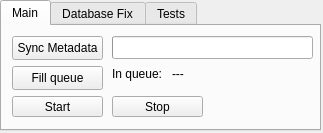
<?xml version="1.0" encoding="UTF-8"?>
<ui version="4.0">
 <class>MainWindow</class>
 <widget class="QMainWindow" name="MainWindow">
  <property name="geometry">
   <rect>
    <x>0</x>
    <y>0</y>
    <width>323</width>
    <height>133</height>
   </rect>
  </property>
  <property name="sizePolicy">
   <sizepolicy hsizetype="Fixed" vsizetype="Fixed">
    <horstretch>0</horstretch>
    <verstretch>0</verstretch>
   </sizepolicy>
  </property>
  <property name="minimumSize">
   <size>
    <width>323</width>
    <height>133</height>
   </size>
  </property>
  <property name="maximumSize">
   <size>
    <width>323</width>
    <height>133</height>
   </size>
  </property>
  <property name="windowTitle">
   <string>TelegramBot</string>
  </property>
  <widget class="QWidget" name="centralwidget">
   <widget class="QTabWidget" name="tabWidget">
    <property name="geometry">
     <rect>
      <x>0</x>
      <y>0</y>
      <width>321</width>
      <height>131</height>
     </rect>
    </property>
    <property name="currentIndex">
     <number>0</number>
    </property>
    <widget class="QWidget" name="tab_main">
     <attribute name="title">
      <string>Main</string>
     </attribute>
     <widget class="QPushButton" name="button_stopUpload">
      <property name="enabled">
       <bool>true</bool>
      </property>
      <property name="geometry">
       <rect>
        <x>110</x>
        <y>70</y>
        <width>91</width>
        <height>21</height>
       </rect>
      </property>
      <property name="text">
       <string>Stop</string>
      </property>
      <property name="checkable">
       <bool>false</bool>
      </property>
      <property name="checked">
       <bool>false</bool>
      </property>
     </widget>
     <widget class="QPushButton" name="button_syncJsons">
      <property name="geometry">
       <rect>
        <x>10</x>
        <y>10</y>
        <width>91</width>
        <height>24</height>
       </rect>
      </property>
      <property name="text">
       <string>Sync Metadata</string>
      </property>
     </widget>
     <widget class="QPushButton" name="button_fillQueue">
      <property name="geometry">
       <rect>
        <x>10</x>
        <y>40</y>
        <width>91</width>
        <height>24</height>
       </rect>
      </property>
      <property name="text">
       <string>Fill queue</string>
      </property>
     </widget>
     <widget class="QProgressBar" name="progressBar_uploadVideos">
      <property name="geometry">
       <rect>
        <x>110</x>
        <y>10</y>
        <width>201</width>
        <height>23</height>
       </rect>
      </property>
      <property name="minimum">
       <number>1</number>
      </property>
      <property name="maximum">
       <number>1</number>
      </property>
      <property name="value">
       <number>0</number>
      </property>
      <property name="format">
       <string>%v/%m MB</string>
      </property>
     </widget>
     <widget class="QLabel" name="lbl_sizeName">
      <property name="geometry">
       <rect>
        <x>110</x>
        <y>40</y>
        <width>51</width>
        <height>16</height>
       </rect>
      </property>
      <property name="text">
       <string>In queue:</string>
      </property>
     </widget>
     <widget class="QLabel" name="lbl_sizeValue">
      <property name="geometry">
       <rect>
        <x>170</x>
        <y>40</y>
        <width>31</width>
        <height>16</height>
       </rect>
      </property>
      <property name="text">
       <string>---</string>
      </property>
     </widget>
     <widget class="QPushButton" name="button_startUpload">
      <property name="geometry">
       <rect>
        <x>10</x>
        <y>70</y>
        <width>91</width>
        <height>21</height>
       </rect>
      </property>
      <property name="text">
       <string>Start</string>
      </property>
      <property name="checkable">
       <bool>false</bool>
      </property>
     </widget>
    </widget>
    <widget class="QWidget" name="tab_fix">
     <attribute name="title">
      <string>Database Fix</string>
     </attribute>
     <widget class="QPushButton" name="button_updateFileStatus">
      <property name="geometry">
       <rect>
        <x>10</x>
        <y>40</y>
        <width>101</width>
        <height>24</height>
       </rect>
      </property>
      <property name="text">
       <string>Update File Status</string>
      </property>
     </widget>
     <widget class="QProgressBar" name="progressBar_readMetadata">
      <property name="geometry">
       <rect>
        <x>10</x>
        <y>10</y>
        <width>101</width>
        <height>23</height>
       </rect>
      </property>
      <property name="minimum">
       <number>2</number>
      </property>
      <property name="maximum">
       <number>2</number>
      </property>
      <property name="value">
       <number>1</number>
      </property>
      <property name="format">
       <string>%v/%m</string>
      </property>
     </widget>
    </widget>
    <widget class="QWidget" name="tab_tests">
     <attribute name="title">
      <string>Tests</string>
     </attribute>
     <widget class="QPushButton" name="button_download">
      <property name="geometry">
       <rect>
        <x>10</x>
        <y>40</y>
        <width>91</width>
        <height>21</height>
       </rect>
      </property>
      <property name="text">
       <string>Test  Download</string>
      </property>
     </widget>
     <widget class="QPushButton" name="button_upload">
      <property name="geometry">
       <rect>
        <x>10</x>
        <y>10</y>
        <width>91</width>
        <height>21</height>
       </rect>
      </property>
      <property name="text">
       <string>Test  Upload</string>
      </property>
     </widget>
    </widget>
   </widget>
  </widget>
 </widget>
 <resources/>
 <connections/>
</ui>
